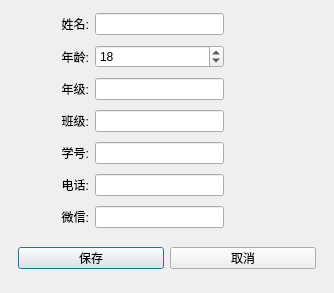
<?xml version="1.0" encoding="UTF-8"?>
<ui version="4.0">
 <class>Dlg_AddStu</class>
 <widget class="QDialog" name="Dlg_AddStu">
  <property name="geometry">
   <rect>
    <x>0</x>
    <y>0</y>
    <width>334</width>
    <height>293</height>
   </rect>
  </property>
  <property name="windowTitle">
   <string>添加学生</string>
  </property>
  <layout class="QGridLayout" name="gridLayout_2">
   <property name="leftMargin">
    <number>9</number>
   </property>
   <property name="topMargin">
    <number>9</number>
   </property>
   <property name="rightMargin">
    <number>9</number>
   </property>
   <property name="bottomMargin">
    <number>9</number>
   </property>
   <property name="spacing">
    <number>6</number>
   </property>
   <item row="2" column="1">
    <widget class="QLineEdit" name="le_grade"/>
   </item>
   <item row="5" column="0">
    <widget class="QLabel" name="label_6">
     <property name="minimumSize">
      <size>
       <width>80</width>
       <height>0</height>
      </size>
     </property>
     <property name="text">
      <string>电话:</string>
     </property>
     <property name="alignment">
      <set>Qt::AlignRight|Qt::AlignTrailing|Qt::AlignVCenter</set>
     </property>
    </widget>
   </item>
   <item row="3" column="1">
    <widget class="QLineEdit" name="le_class"/>
   </item>
   <item row="1" column="1">
    <widget class="QSpinBox" name="sb_age">
     <property name="minimum">
      <number>10</number>
     </property>
     <property name="maximum">
      <number>25</number>
     </property>
     <property name="value">
      <number>18</number>
     </property>
    </widget>
   </item>
   <item row="1" column="0">
    <widget class="QLabel" name="label_2">
     <property name="minimumSize">
      <size>
       <width>80</width>
       <height>0</height>
      </size>
     </property>
     <property name="text">
      <string>年龄:</string>
     </property>
     <property name="alignment">
      <set>Qt::AlignRight|Qt::AlignTrailing|Qt::AlignVCenter</set>
     </property>
    </widget>
   </item>
   <item row="5" column="1">
    <widget class="QLineEdit" name="le_phone"/>
   </item>
   <item row="2" column="0">
    <widget class="QLabel" name="label_3">
     <property name="minimumSize">
      <size>
       <width>80</width>
       <height>0</height>
      </size>
     </property>
     <property name="text">
      <string>年级:</string>
     </property>
     <property name="alignment">
      <set>Qt::AlignRight|Qt::AlignTrailing|Qt::AlignVCenter</set>
     </property>
    </widget>
   </item>
   <item row="4" column="1">
    <widget class="QLineEdit" name="le_seq"/>
   </item>
   <item row="6" column="1">
    <widget class="QLineEdit" name="le_wechat"/>
   </item>
   <item row="6" column="0">
    <widget class="QLabel" name="label_7">
     <property name="minimumSize">
      <size>
       <width>80</width>
       <height>0</height>
      </size>
     </property>
     <property name="text">
      <string>微信:</string>
     </property>
     <property name="alignment">
      <set>Qt::AlignRight|Qt::AlignTrailing|Qt::AlignVCenter</set>
     </property>
    </widget>
   </item>
   <item row="0" column="0">
    <widget class="QLabel" name="label">
     <property name="minimumSize">
      <size>
       <width>80</width>
       <height>0</height>
      </size>
     </property>
     <property name="text">
      <string>姓名:</string>
     </property>
     <property name="alignment">
      <set>Qt::AlignRight|Qt::AlignTrailing|Qt::AlignVCenter</set>
     </property>
    </widget>
   </item>
   <item row="3" column="0">
    <widget class="QLabel" name="label_4">
     <property name="minimumSize">
      <size>
       <width>80</width>
       <height>0</height>
      </size>
     </property>
     <property name="text">
      <string>班级:</string>
     </property>
     <property name="alignment">
      <set>Qt::AlignRight|Qt::AlignTrailing|Qt::AlignVCenter</set>
     </property>
    </widget>
   </item>
   <item row="0" column="1">
    <widget class="QLineEdit" name="le_name"/>
   </item>
   <item row="4" column="0">
    <widget class="QLabel" name="label_5">
     <property name="minimumSize">
      <size>
       <width>80</width>
       <height>0</height>
      </size>
     </property>
     <property name="text">
      <string>学号:</string>
     </property>
     <property name="alignment">
      <set>Qt::AlignRight|Qt::AlignTrailing|Qt::AlignVCenter</set>
     </property>
    </widget>
   </item>
   <item row="3" column="2">
    <spacer name="horizontalSpacer">
     <property name="orientation">
      <enum>Qt::Horizontal</enum>
     </property>
     <property name="sizeType">
      <enum>QSizePolicy::Minimum</enum>
     </property>
     <property name="sizeHint" stdset="0">
      <size>
       <width>95</width>
       <height>20</height>
      </size>
     </property>
    </spacer>
   </item>
   <item row="7" column="0" colspan="3">
    <widget class="QWidget" name="widget" native="true">
     <property name="minimumSize">
      <size>
       <width>0</width>
       <height>0</height>
      </size>
     </property>
     <property name="maximumSize">
      <size>
       <width>16777215</width>
       <height>40</height>
      </size>
     </property>
     <layout class="QGridLayout" name="gridLayout">
      <property name="leftMargin">
       <number>9</number>
      </property>
      <property name="topMargin">
       <number>9</number>
      </property>
      <property name="rightMargin">
       <number>9</number>
      </property>
      <property name="bottomMargin">
       <number>9</number>
      </property>
      <property name="spacing">
       <number>6</number>
      </property>
      <item row="0" column="0">
       <widget class="QPushButton" name="btn_save">
        <property name="text">
         <string>保存</string>
        </property>
       </widget>
      </item>
      <item row="0" column="1">
       <widget class="QPushButton" name="btn_cancel">
        <property name="text">
         <string>取消</string>
        </property>
       </widget>
      </item>
     </layout>
    </widget>
   </item>
  </layout>
 </widget>
 <tabstops>
  <tabstop>le_name</tabstop>
  <tabstop>sb_age</tabstop>
  <tabstop>le_grade</tabstop>
  <tabstop>le_class</tabstop>
  <tabstop>le_seq</tabstop>
  <tabstop>le_phone</tabstop>
  <tabstop>le_wechat</tabstop>
  <tabstop>btn_save</tabstop>
  <tabstop>btn_cancel</tabstop>
 </tabstops>
 <resources/>
 <connections/>
</ui>
